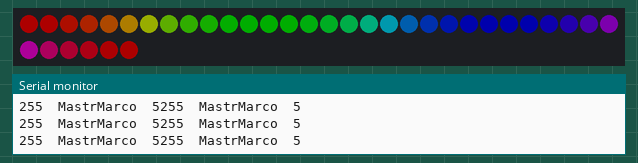
Bench run of a sketch on a simulated Arduino Uno, built with avr-gcc and run on an emulated ATmega328P. On the bench: 36 RGB LEDs in strip order, left to right, continuing on the next row, the last lines printed to the serial monitor. Dim RGB values are drawn brighter than linear.

Above: at 0.15 s.
At 1.89 s:
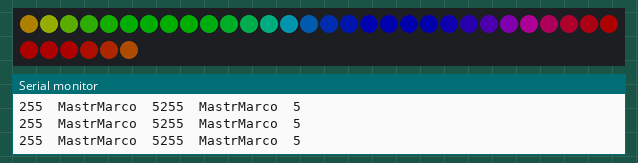
At 3.62 s:
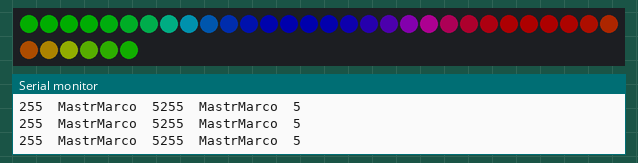
At 6.08 s:
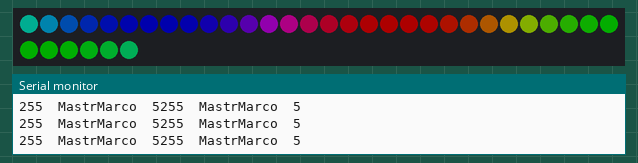
At 8.97 s:
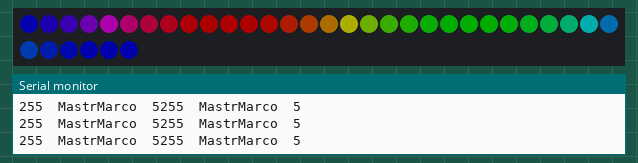
At 11.86 s:
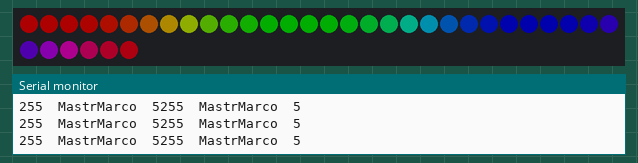

Measured:
- by itself, everything shown: repeats every 12.3 s, in 256 steps

The sketch:

Multi_Task.ino
```cpp
//LED
#include <Adafruit_NeoPixel.h>
#define DATA_PIN 8
#define NUMPIXELS 36
Adafruit_NeoPixel Strip = Adafruit_NeoPixel(NUMPIXELS, DATA_PIN, NEO_GRB + NEO_KHZ800);


#include <Arduino_FreeRTOS.h>
void TaskSeriale(void *parms);
void LEDControllerTask(void *parms);


void setup() {

  xTaskCreate(TaskSeriale, "Seriale", 128, NULL, 1, NULL);
  xTaskCreate(LEDControllerTask, "LED Task", 128, NULL, 1, NULL);
  //vTaskStartScheduler();

}

void loop() {}
```

Void_LED.ino
```cpp
void LEDControllerTask(void *parms) {

  Strip.begin();
  Strip.show();
  Strip.setBrightness(50);

  while (true) {


    for (long firstPixelHue = 0; firstPixelHue < 5 * 65536; firstPixelHue += 256) {
      for (int i = 0; i < Strip.numPixels(); i++) {
        int pixelHue = firstPixelHue + (i * 65536L / Strip.numPixels());
        Strip.setPixelColor(i, Strip.gamma32(Strip.ColorHSV(pixelHue)));
      }
      Strip.show();
      // delay(10);
     vTaskDelay(10 / portTICK_PERIOD_MS);

    }

  }
}
```

Void_Seriale.ino
```cpp
void TaskSeriale(void *parms) {

  Serial.begin(9600);

  while (true) {


   Serial.println((String) "255" + "  " + "MastrMarco" + "  " + "5" + "255" + "  " + "MastrMarco" + "  " + "5");

    vTaskDelay(30 / portTICK_PERIOD_MS);


  }
}
```
